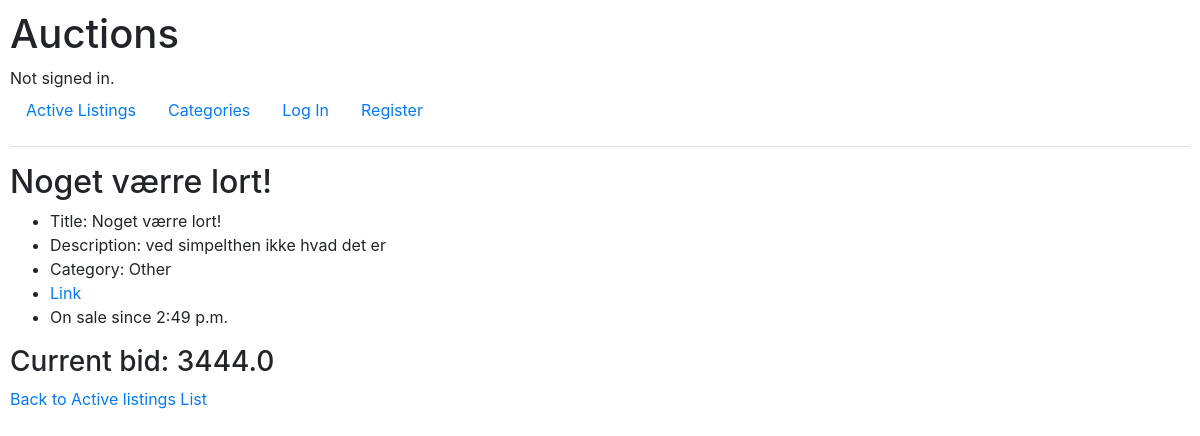
/2, run on the app's committed database.
### auctions/models.py (models this page shows, shortened)
class Listing(models.Model):
    title = models.CharField(max_length=128)
    description = models.CharField(max_length=512)
    photo_link = models.URLField()
    seller = models.ForeignKey(User, related_name="seller", on_delete=models.SET_NULL, null=True)
    category = models.ForeignKey(Category, related_name="category", on_delete=models.SET_NULL, null=True)
    active = models.BooleanField()
    creation_time = models.TimeField(auto_now_add=True)
    last_edit = models.TimeField(auto_now=True)
    watchlist = models.ManyToManyField(User, blank=True, related_name="watchers")

class Category(models.Model):
    name = models.CharField(max_length=32)
    description = models.CharField(max_length=128)
    def __str__(self):
        return f"{self.name}"

class Bid(models.Model):
    bid = models.FloatField()
    listing = models.ForeignKey(Listing, related_name="listing", on_delete=models.SET_NULL, null=True)
    buyer = models.ForeignKey(User, related_name="buyer", on_delete=models.SET_NULL, null=True)
    creation_time = models.TimeField(auto_now_add=True)

### auctions/views.py (the view)
# urls.py: path("<int:listing_id>", views.viewlisting, name="viewlisting"),
def viewlisting(request, listing_id):
    listing = Listing.objects.get(pk = listing_id)
    bids = listing.listing.all()
    try:
        currentbid = max(bids)
    except ValueError:
        currentbid = None
    return render(request, "auctions/viewlisting.html", {
        "listing": listing,
        "currentbid": currentbid
    })

### auctions/templates/auctions/viewlisting.html (shortened to what this page needs)
{% extends "auctions/layout.html" %}
{% block body %}
    <h2> {{ listing.title }}   </h2>
    <ul>
        <li> Title: {{ listing.title }} </li>
        <li> Description: {{ listing.description }} </li>
        <li> Category: {{ listing.category }} </li>
        <li> <a href={{ listing.photo_link }} target="_blank" >Link</a> </li>
        <li> On sale since {{ listing.creation_time }} </li>
    </ul>
    {% if currentbid.bid is not None %}
    <h3> Current bid: {{ currentbid.bid }} </h3>
    {% else %}
    <h3> Current bid: Be the first to bid for this item </h3>
    {% endif %}
    <a href="{% url 'index' %}">Back to Active listings List</a>
{% endblock %}

### auctions/static/auctions/styles.css (style rules this page uses)
body { padding: 10px; }

### data on the page
Listing: title "Noget værre lort!", description "ved simpelthen ikke hvad det er", category "Other", creation_time "2:49 p.m."
Bid: bid "3444.0"
